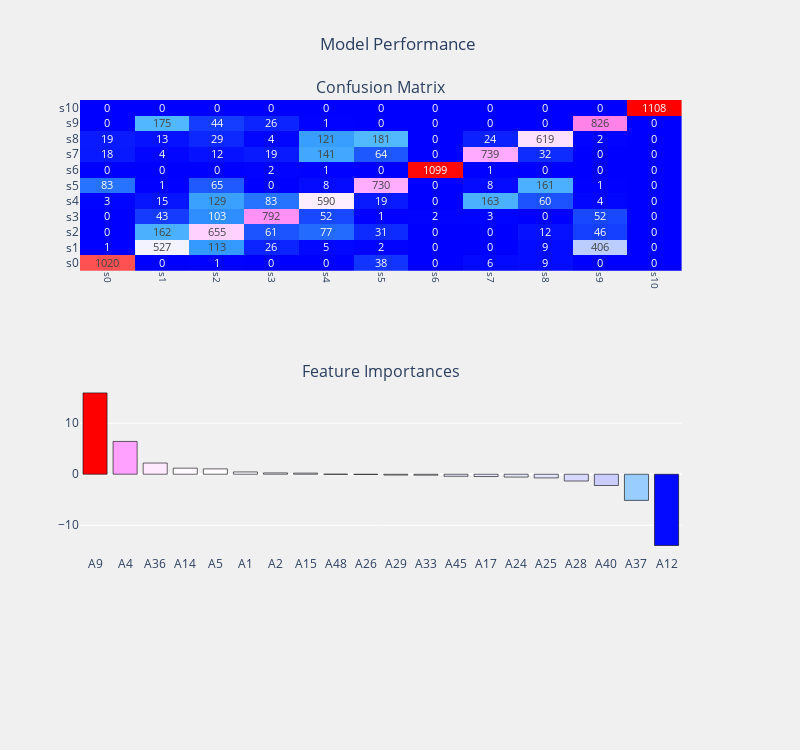
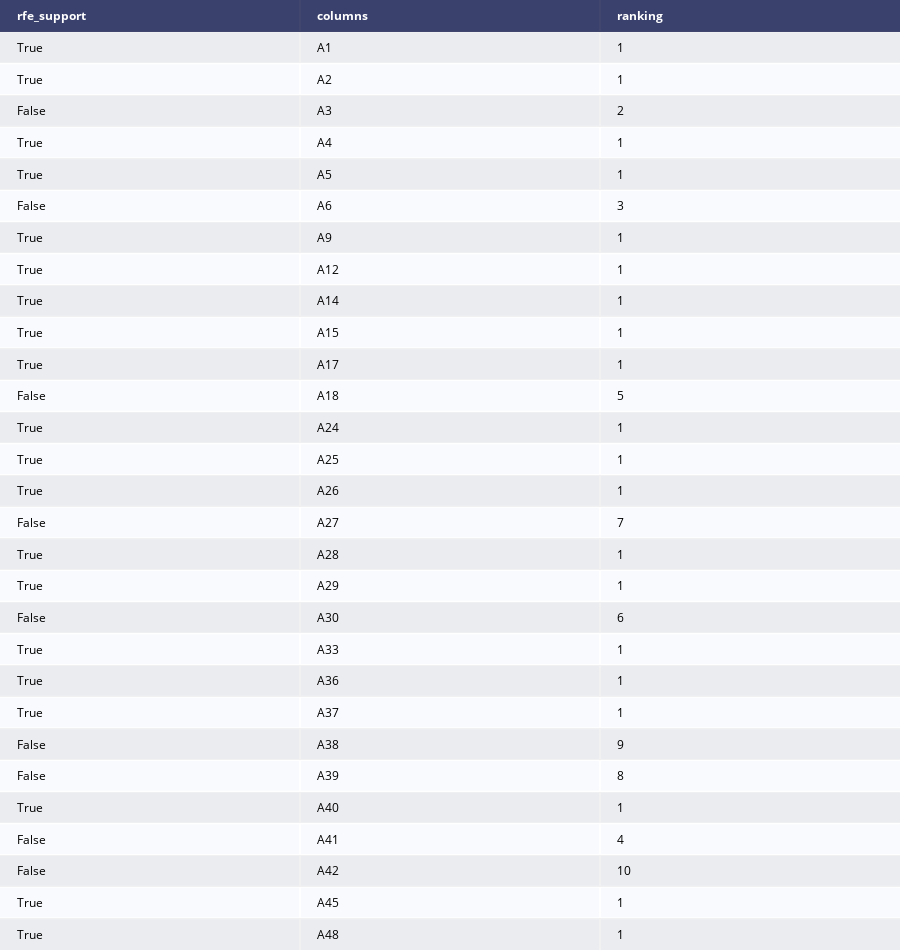

The code cell stored with these charts, in order, in its notebook:
### Markdown cell above
Recursive Feature Elimination is a popular feature selection algorithm. It is easy to configure and used because it is effective at selecting those features in a training dataset that are more or most relevent in predicting the target variable.

### Code cell
from sklearn.feature_selection import RFE
log_clf_rfe = LogisticRegression(C = 1.0, n_jobs = 1, solver = 'liblinear', random_state = 142, tol = 0.0001)

rfe_clf = RFE(log_clf_rfe, n_features_to_select = 20)
rfe_clf = rfe_clf.fit(X_train, y_train.to_numpy().ravel())              
                           
# Identified columns Recursive Feature Elimination
idc_rfe = pd.DataFrame({"rfe_support": rfe_clf.support_, "columns": cols, "ranking": rfe_clf.ranking_})
cols_rfe = idc_rfe[idc_rfe["rfe_support"] == True]["columns"].tolist()

# Applying the model
sensorless_drive_prediction(log_clf_rfe, X_train[cols_rfe], X_test[cols_rfe], y_train, y_test, "coefficients")
table_rk = ff.create_table(idc_rfe)
py.iplot(table_rk)

### Figure 1 — Plotly figure (JSON) as saved in the notebook; plotly's stock layout.template omitted (floating-point values rounded to 4 significant figures; data arrays with more than 128 entries replaced by an {"elided": "..."} marker saying what was removed)
{"data": [{"colorscale": [[0, "rgb(0,0,255)"], [0.1, "rgb(51,153,255)"], [0.2, "rgb(102,204,255)"], [0.3, "rgb(153,204,255)"], [0.4, "rgb(204,204,255)"], [0.5, "rgb(255,255,255)"], [0.6, "rgb(255,204,255)"], [0.7, "rgb(255,153,255)"], [0.8, "rgb(255,102,204)"], [0.9, "rgb(255,102,102)"], [1, "rgb(255,0,0)"]], "name": "Confusion Matrix", "showscale": false, "texttemplate": "%{z}", "type": "heatmap", "x": ["s0", "s1", "s2", "s3", "s4", "s5", "s6", "s7", "s8", "s9", "s10"], "xaxis": "x", "y": ["s0", "s1", "s2", "s3", "s4", "s5", "s6", "s7", "s8", "s9", "s10"], "yaxis": "y", "z": [[1020, 0, 1, 0, 0, 38, 0, 6, 9, 0, 0], [1, 527, 113, 26, 5, 2, 0, 0, 9, 406, 0], [0, 162, 655, 61, 77, 31, 0, 0, 12, 46, 0], [0, 43, 103, 792, 52, 1, 2, 3, 0, 52, 0], [3, 15, 129, 83, 590, 19, 0, 163, 60, 4, 0], [83, 1, 65, 0, 8, 730, 0, 8, 161, 1, 0], [0, 0, 0, 2, 1, 0, 1099, 1, 0, 0, 0], [18, 4, 12, 19, 141, 64, 0, 739, 32, 0, 0], [19, 13, 29, 4, 121, 181, 0, 24, 619, 2, 0], [0, 175, 44, 26, 1, 0, 0, 0, 0, 826, 0], [0, 0, 0, 0, 0, 0, 0, 0, 0, 0, 1108]]}, {"marker": {"color": {"elided": "220 float values"}, "colorscale": [[0, "rgb(0,0,255)"], [0.1, "rgb(51,153,255)"], [0.2, "rgb(102,204,255)"], [0.3, "rgb(153,204,255)"], [0.4, "rgb(204,204,255)"], [0.5, "rgb(255,255,255)"], [0.6, "rgb(255,204,255)"], [0.7, "rgb(255,153,255)"], [0.8, "rgb(255,102,204)"], [0.9, "rgb(255,102,102)"], [1, "rgb(255,0,0)"]], "line": {"color": "black", "width": 0.6}}, "name": "coefficients", "type": "bar", "x": {"elided": "220 str values"}, "xaxis": "x2", "y": {"elided": "220 float values"}, "yaxis": "y3"}], "layout": {"annotations": [{"font": {"size": 16}, "showarrow": false, "text": "Confusion Matrix", "x": 0.47, "xanchor": "center", "xref": "paper", "y": 1, "yanchor": "bottom", "yref": "paper"}, {"font": {"size": 16}, "showarrow": false, "text": "Feature Importances", "x": 0.47, "xanchor": "center", "xref": "paper", "y": 0.375, "yanchor": "bottom", "yref": "paper"}], "autosize": false, "height": 750, "margin": {"b": 195}, "paper_bgcolor": "rgba(240, 240, 240, 0.95)", "plot_bgcolor": "rgba(240, 240, 240, 0.95)", "showlegend": false, "title": {"pad": {"l": 280}, "text": "Model Performance", "xanchor": "left"}, "width": 800, "xaxis": {"anchor": "y", "domain": [0, 0.94], "showgrid": true, "tickangle": 90, "tickfont": {"size": 10}}, "xaxis2": {"anchor": "y3", "domain": [0, 0.94]}, "yaxis": {"anchor": "x", "domain": [0.625, 1]}, "yaxis2": {"anchor": "x", "overlaying": "y", "side": "right"}, "yaxis3": {"anchor": "x2", "domain": [0, 0.375]}}}

### Figure 2 — Plotly figure (JSON) as saved in the notebook; plotly's stock layout.template omitted (floating-point values rounded to 4 significant figures)
{"data": [{"colorscale": [[0, "#00083e"], [0.5, "#ededee"], [1, "#ffffff"]], "hoverinfo": "none", "opacity": 0.75, "showscale": false, "type": "heatmap", "z": [[0, 0, 0], [0.5, 0.5, 0.5], [1, 1, 1], [0.5, 0.5, 0.5], [1, 1, 1], [0.5, 0.5, 0.5], [1, 1, 1], [0.5, 0.5, 0.5], [1, 1, 1], [0.5, 0.5, 0.5], [1, 1, 1], [0.5, 0.5, 0.5], [1, 1, 1], [0.5, 0.5, 0.5], [1, 1, 1], [0.5, 0.5, 0.5], [1, 1, 1], [0.5, 0.5, 0.5], [1, 1, 1], [0.5, 0.5, 0.5], [1, 1, 1], [0.5, 0.5, 0.5], [1, 1, 1], [0.5, 0.5, 0.5], [1, 1, 1], [0.5, 0.5, 0.5], [1, 1, 1], [0.5, 0.5, 0.5], [1, 1, 1], [0.5, 0.5, 0.5]]}], "layout": {"annotations": [{"align": "left", "font": {"color": "#ffffff"}, "showarrow": false, "text": "<b>rfe_support</b>", "x": -0.45, "xanchor": "left", "xref": "x", "y": 0, "yref": "y"}, {"align": "left", "font": {"color": "#ffffff"}, "showarrow": false, "text": "<b>columns</b>", "x": 0.55, "xanchor": "left", "xref": "x", "y": 0, "yref": "y"}, {"align": "left", "font": {"color": "#ffffff"}, "showarrow": false, "text": "<b>ranking</b>", "x": 1.55, "xanchor": "left", "xref": "x", "y": 0, "yref": "y"}, {"align": "left", "font": {"color": "#000000"}, "showarrow": false, "text": "True", "x": -0.45, "xanchor": "left", "xref": "x", "y": 1, "yref": "y"}, {"align": "left", "font": {"color": "#000000"}, "showarrow": false, "text": "A1", "x": 0.55, "xanchor": "left", "xref": "x", "y": 1, "yref": "y"}, {"align": "left", "font": {"color": "#000000"}, "showarrow": false, "text": "1", "x": 1.55, "xanchor": "left", "xref": "x", "y": 1, "yref": "y"}, {"align": "left", "font": {"color": "#000000"}, "showarrow": false, "text": "True", "x": -0.45, "xanchor": "left", "xref": "x", "y": 2, "yref": "y"}, {"align": "left", "font": {"color": "#000000"}, "showarrow": false, "text": "A2", "x": 0.55, "xanchor": "left", "xref": "x", "y": 2, "yref": "y"}, {"align": "left", "font": {"color": "#000000"}, "showarrow": false, "text": "1", "x": 1.55, "xanchor": "left", "xref": "x", "y": 2, "yref": "y"}, {"align": "left", "font": {"color": "#000000"}, "showarrow": false, "text": "False", "x": -0.45, "xanchor": "left", "xref": "x", "y": 3, "yref": "y"}, {"align": "left", "font": {"color": "#000000"}, "showarrow": false, "text": "A3", "x": 0.55, "xanchor": "left", "xref": "x", "y": 3, "yref": "y"}, {"align": "left", "font": {"color": "#000000"}, "showarrow": false, "text": "2", "x": 1.55, "xanchor": "left", "xref": "x", "y": 3, "yref": "y"}, {"align": "left", "font": {"color": "#000000"}, "showarrow": false, "text": "True", "x": -0.45, "xanchor": "left", "xref": "x", "y": 4, "yref": "y"}, {"align": "left", "font": {"color": "#000000"}, "showarrow": false, "text": "A4", "x": 0.55, "xanchor": "left", "xref": "x", "y": 4, "yref": "y"}, {"align": "left", "font": {"color": "#000000"}, "showarrow": false, "text": "1", "x": 1.55, "xanchor": "left", "xref": "x", "y": 4, "yref": "y"}, {"align": "left", "font": {"color": "#000000"}, "showarrow": false, "text": "True", "x": -0.45, "xanchor": "left", "xref": "x", "y": 5, "yref": "y"}, {"align": "left", "font": {"color": "#000000"}, "showarrow": false, "text": "A5", "x": 0.55, "xanchor": "left", "xref": "x", "y": 5, "yref": "y"}, {"align": "left", "font": {"color": "#000000"}, "showarrow": false, "text": "1", "x": 1.55, "xanchor": "left", "xref": "x", "y": 5, "yref": "y"}, {"align": "left", "font": {"color": "#000000"}, "showarrow": false, "text": "False", "x": -0.45, "xanchor": "left", "xref": "x", "y": 6, "yref": "y"}, {"align": "left", "font": {"color": "#000000"}, "showarrow": false, "text": "A6", "x": 0.55, "xanchor": "left", "xref": "x", "y": 6, "yref": "y"}, {"align": "left", "font": {"color": "#000000"}, "showarrow": false, "text": "3", "x": 1.55, "xanchor": "left", "xref": "x", "y": 6, "yref": "y"}, {"align": "left", "font": {"color": "#000000"}, "showarrow": false, "text": "True", "x": -0.45, "xanchor": "left", "xref": "x", "y": 7, "yref": "y"}, {"align": "left", "font": {"color": "#000000"}, "showarrow": false, "text": "A9", "x": 0.55, "xanchor": "left", "xref": "x", "y": 7, "yref": "y"}, {"align": "left", "font": {"color": "#000000"}, "showarrow": false, "text": "1", "x": 1.55, "xanchor": "left", "xref": "x", "y": 7, "yref": "y"}, {"align": "left", "font": {"color": "#000000"}, "showarrow": false, "text": "True", "x": -0.45, "xanchor": "left", "xref": "x", "y": 8, "yref": "y"}, {"align": "left", "font": {"color": "#000000"}, "showarrow": false, "text": "A12", "x": 0.55, "xanchor": "left", "xref": "x", "y": 8, "yref": "y"}, {"align": "left", "font": {"color": "#000000"}, "showarrow": false, "text": "1", "x": 1.55, "xanchor": "left", "xref": "x", "y": 8, "yref": "y"}, {"align": "left", "font": {"color": "#000000"}, "showarrow": false, "text": "True", "x": -0.45, "xanchor": "left", "xref": "x", "y": 9, "yref": "y"}, {"align": "left", "font": {"color": "#000000"}, "showarrow": false, "text": "A14", "x": 0.55, "xanchor": "left", "xref": "x", "y": 9, "yref": "y"}, {"align": "left", "font": {"color": "#000000"}, "showarrow": false, "text": "1", "x": 1.55, "xanchor": "left", "xref": "x", "y": 9, "yref": "y"}, {"align": "left", "font": {"color": "#000000"}, "showarrow": false, "text": "True", "x": -0.45, "xanchor": "left", "xref": "x", "y": 10, "yref": "y"}, {"align": "left", "font": {"color": "#000000"}, "showarrow": false, "text": "A15", "x": 0.55, "xanchor": "left", "xref": "x", "y": 10, "yref": "y"}, {"align": "left", "font": {"color": "#000000"}, "showarrow": false, "text": "1", "x": 1.55, "xanchor": "left", "xref": "x", "y": 10, "yref": "y"}, {"align": "left", "font": {"color": "#000000"}, "showarrow": false, "text": "True", "x": -0.45, "xanchor": "left", "xref": "x", "y": 11, "yref": "y"}, {"align": "left", "font": {"color": "#000000"}, "showarrow": false, "text": "A17", "x": 0.55, "xanchor": "left", "xref": "x", "y": 11, "yref": "y"}, {"align": "left", "font": {"color": "#000000"}, "showarrow": false, "text": "1", "x": 1.55, "xanchor": "left", "xref": "x", "y": 11, "yref": "y"}, {"align": "left", "font": {"color": "#000000"}, "showarrow": false, "text": "False", "x": -0.45, "xanchor": "left", "xref": "x", "y": 12, "yref": "y"}, {"align": "left", "font": {"color": "#000000"}, "showarrow": false, "text": "A18", "x": 0.55, "xanchor": "left", "xref": "x", "y": 12, "yref": "y"}, {"align": "left", "font": {"color": "#000000"}, "showarrow": false, "text": "5", "x": 1.55, "xanchor": "left", "xref": "x", "y": 12, "yref": "y"}, {"align": "left", "font": {"color": "#000000"}, "showarrow": false, "text": "True", "x": -0.45, "xanchor": "left", "xref": "x", "y": 13, "yref": "y"}, {"align": "left", "font": {"color": "#000000"}, "showarrow": false, "text": "A24", "x": 0.55, "xanchor": "left", "xref": "x", "y": 13, "yref": "y"}, {"align": "left", "font": {"color": "#000000"}, "showarrow": false, "text": "1", "x": 1.55, "xanchor": "left", "xref": "x", "y": 13, "yref": "y"}, {"align": "left", "font": {"color": "#000000"}, "showarrow": false, "text": "True", "x": -0.45, "xanchor": "left", "xref": "x", "y": 14, "yref": "y"}, {"align": "left", "font": {"color": "#000000"}, "showarrow": false, "text": "A25", "x": 0.55, "xanchor": "left", "xref": "x", "y": 14, "yref": "y"}, {"align": "left", "font": {"color": "#000000"}, "showarrow": false, "text": "1", "x": 1.55, "xanchor": "left", "xref": "x", "y": 14, "yref": "y"}, {"align": "left", "font": {"color": "#000000"}, "showarrow": false, "text": "True", "x": -0.45, "xanchor": "left", "xref": "x", "y": 15, "yref": "y"}, {"align": "left", "font": {"color": "#000000"}, "showarrow": false, "text": "A26", "x": 0.55, "xanchor": "left", "xref": "x", "y": 15, "yref": "y"}, {"align": "left", "font": {"color": "#000000"}, "showarrow": false, "text": "1", "x": 1.55, "xanchor": "left", "xref": "x", "y": 15, "yref": "y"}, {"align": "left", "font": {"color": "#000000"}, "showarrow": false, "text": "False", "x": -0.45, "xanchor": "left", "xref": "x", "y": 16, "yref": "y"}, {"align": "left", "font": {"color": "#000000"}, "showarrow": false, "text": "A27", "x": 0.55, "xanchor": "left", "xref": "x", "y": 16, "yref": "y"}, {"align": "left", "font": {"color": "#000000"}, "showarrow": false, "text": "7", "x": 1.55, "xanchor": "left", "xref": "x", "y": 16, "yref": "y"}, {"align": "left", "font": {"color": "#000000"}, "showarrow": false, "text": "True", "x": -0.45, "xanchor": "left", "xref": "x", "y": 17, "yref": "y"}, {"align": "left", "font": {"color": "#000000"}, "showarrow": false, "text": "A28", "x": 0.55, "xanchor": "left", "xref": "x", "y": 17, "yref": "y"}, {"align": "left", "font": {"color": "#000000"}, "showarrow": false, "text": "1", "x": 1.55, "xanchor": "left", "xref": "x", "y": 17, "yref": "y"}, {"align": "left", "font": {"color": "#000000"}, "showarrow": false, "text": "True", "x": -0.45, "xanchor": "left", "xref": "x", "y": 18, "yref": "y"}, {"align": "left", "font": {"color": "#000000"}, "showarrow": false, "text": "A29", "x": 0.55, "xanchor": "left", "xref": "x", "y": 18, "yref": "y"}, {"align": "left", "font": {"color": "#000000"}, "showarrow": false, "text": "1", "x": 1.55, "xanchor": "left", "xref": "x", "y": 18, "yref": "y"}, {"align": "left", "font": {"color": "#000000"}, "showarrow": false, "text": "False", "x": -0.45, "xanchor": "left", "xref": "x", "y": 19, "yref": "y"}, {"align": "left", "font": {"color": "#000000"}, "showarrow": false, "text": "A30", "x": 0.55, "xanchor": "left", "xref": "x", "y": 19, "yref": "y"}, {"align": "left", "font": {"color": "#000000"}, "showarrow": false, "text": "6", "x": 1.55, "xanchor": "left", "xref": "x", "y": 19, "yref": "y"}, {"align": "left", "font": {"color": "#000000"}, "showarrow": false, "text": "True", "x": -0.45, "xanchor": "left", "xref": "x", "y": 20, "yref": "y"}, {"align": "left", "font": {"color": "#000000"}, "showarrow": false, "text": "A33", "x": 0.55, "xanchor": "left", "xref": "x", "y": 20, "yref": "y"}, {"align": "left", "font": {"color": "#000000"}, "showarrow": false, "text": "1", "x": 1.55, "xanchor": "left", "xref": "x", "y": 20, "yref": "y"}, {"align": "left", "font": {"color": "#000000"}, "showarrow": false, "text": "True", "x": -0.45, "xanchor": "left", "xref": "x", "y": 21, "yref": "y"}, {"align": "left", "font": {"color": "#000000"}, "showarrow": false, "text": "A36", "x": 0.55, "xanchor": "left", "xref": "x", "y": 21, "yref": "y"}, {"align": "left", "font": {"color": "#000000"}, "showarrow": false, "text": "1", "x": 1.55, "xanchor": "left", "xref": "x", "y": 21, "yref": "y"}, {"align": "left", "font": {"color": "#000000"}, "showarrow": false, "text": "True", "x": -0.45, "xanchor": "left", "xref": "x", "y": 22, "yref": "y"}, {"align": "left", "font": {"color": "#000000"}, "showarrow": false, "text": "A37", "x": 0.55, "xanchor": "left", "xref": "x", "y": 22, "yref": "y"}, {"align": "left", "font": {"color": "#000000"}, "showarrow": false, "text": "1", "x": 1.55, "xanchor": "left", "xref": "x", "y": 22, "yref": "y"}, {"align": "left", "font": {"color": "#000000"}, "showarrow": false, "text": "False", "x": -0.45, "xanchor": "left", "xref": "x", "y": 23, "yref": "y"}, {"align": "left", "font": {"color": "#000000"}, "showarrow": false, "text": "A38", "x": 0.55, "xanchor": "left", "xref": "x", "y": 23, "yref": "y"}, {"align": "left", "font": {"color": "#000000"}, "showarrow": false, "text": "9", "x": 1.55, "xanchor": "left", "xref": "x", "y": 23, "yref": "y"}, {"align": "left", "font": {"color": "#000000"}, "showarrow": false, "text": "False", "x": -0.45, "xanchor": "left", "xref": "x", "y": 24, "yref": "y"}, {"align": "left", "font": {"color": "#000000"}, "showarrow": false, "text": "A39", "x": 0.55, "xanchor": "left", "xref": "x", "y": 24, "yref": "y"}, {"align": "left", "font": {"color": "#000000"}, "showarrow": false, "text": "8", "x": 1.55, "xanchor": "left", "xref": "x", "y": 24, "yref": "y"}, {"align": "left", "font": {"color": "#000000"}, "showarrow": false, "text": "True", "x": -0.45, "xanchor": "left", "xref": "x", "y": 25, "yref": "y"}, {"align": "left", "font": {"color": "#000000"}, "showarrow": false, "text": "A40", "x": 0.55, "xanchor": "left", "xref": "x", "y": 25, "yref": "y"}, {"align": "left", "font": {"color": "#000000"}, "showarrow": false, "text": "1", "x": 1.55, "xanchor": "left", "xref": "x", "y": 25, "yref": "y"}, {"align": "left", "font": {"color": "#000000"}, "showarrow": false, "text": "False", "x": -0.45, "xanchor": "left", "xref": "x", "y": 26, "yref": "y"}, {"align": "left", "font": {"color": "#000000"}, "showarrow": false, "text": "A41", "x": 0.55, "xanchor": "left", "xref": "x", "y": 26, "yref": "y"}, {"align": "left", "font": {"color": "#000000"}, "showarrow": false, "text": "4", "x": 1.55, "xanchor": "left", "xref": "x", "y": 26, "yref": "y"}, {"align": "left", "font": {"color": "#000000"}, "showarrow": false, "text": "False", "x": -0.45, "xanchor": "left", "xref": "x", "y": 27, "yref": "y"}, {"align": "left", "font": {"color": "#000000"}, "showarrow": false, "text": "A42", "x": 0.55, "xanchor": "left", "xref": "x", "y": 27, "yref": "y"}, {"align": "left", "font": {"color": "#000000"}, "showarrow": false, "text": "10", "x": 1.55, "xanchor": "left", "xref": "x", "y": 27, "yref": "y"}, {"align": "left", "font": {"color": "#000000"}, "showarrow": false, "text": "True", "x": -0.45, "xanchor": "left", "xref": "x", "y": 28, "yref": "y"}, {"align": "left", "font": {"color": "#000000"}, "showarrow": false, "text": "A45", "x": 0.55, "xanchor": "left", "xref": "x", "y": 28, "yref": "y"}, {"align": "left", "font": {"color": "#000000"}, "showarrow": false, "text": "1", "x": 1.55, "xanchor": "left", "xref": "x", "y": 28, "yref": "y"}, {"align": "left", "font": {"color": "#000000"}, "showarrow": false, "text": "True", "x": -0.45, "xanchor": "left", "xref": "x", "y": 29, "yref": "y"}, {"align": "left", "font": {"color": "#000000"}, "showarrow": false, "text": "A48", "x": 0.55, "xanchor": "left", "xref": "x", "y": 29, "yref": "y"}, {"align": "left", "font": {"color": "#000000"}, "showarrow": false, "text": "1", "x": 1.55, "xanchor": "left", "xref": "x", "y": 29, "yref": "y"}], "height": 950, "margin": {"b": 0, "l": 0, "r": 0, "t": 0}, "xaxis": {"dtick": 1, "gridwidth": 2, "showticklabels": false, "tick0": -0.5, "ticks": "", "zeroline": false}, "yaxis": {"autorange": "reversed", "dtick": 1, "gridwidth": 2, "showticklabels": false, "tick0": 0.5, "ticks": "", "zeroline": false}}}
